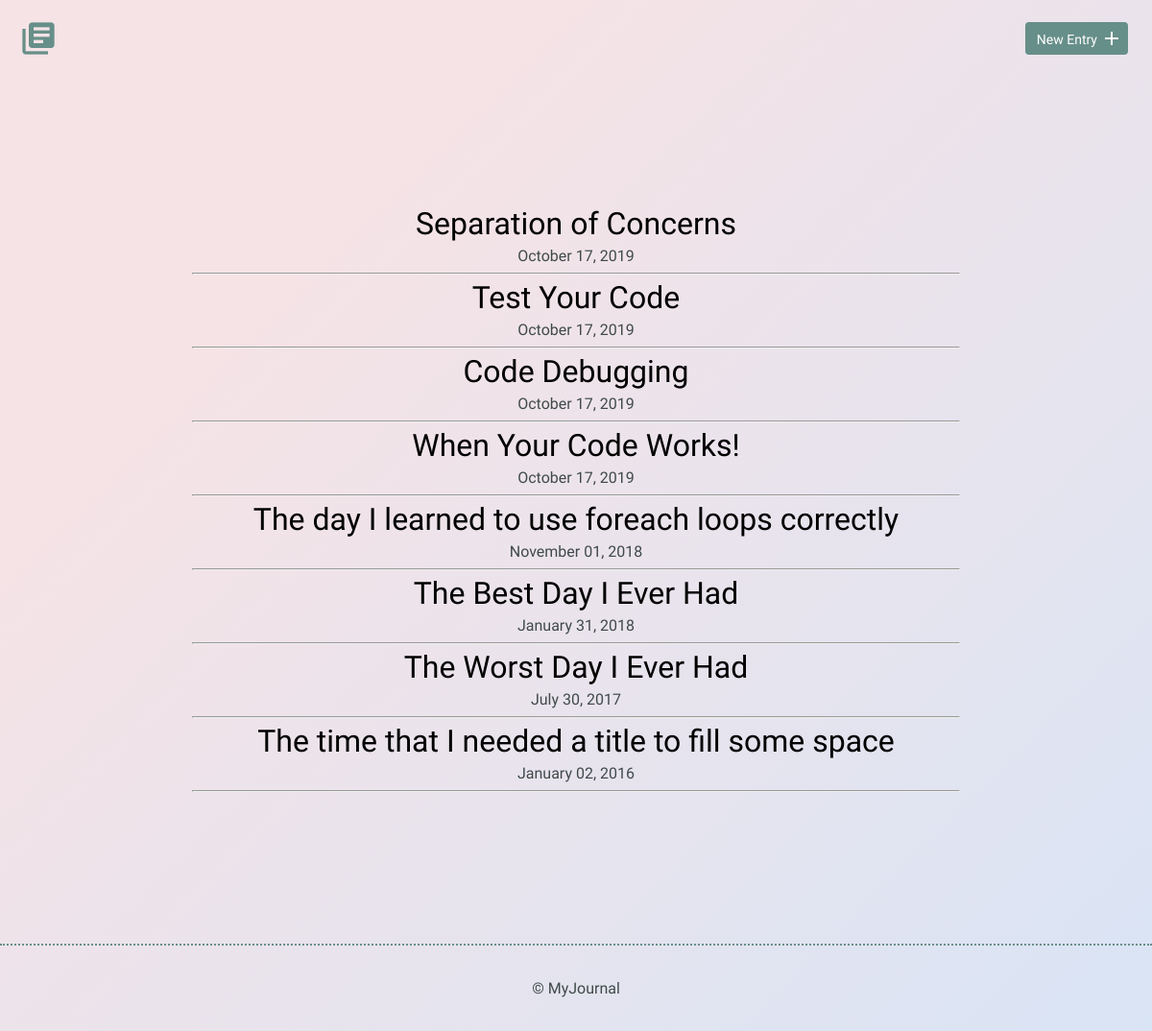
Before: / with the older database file.
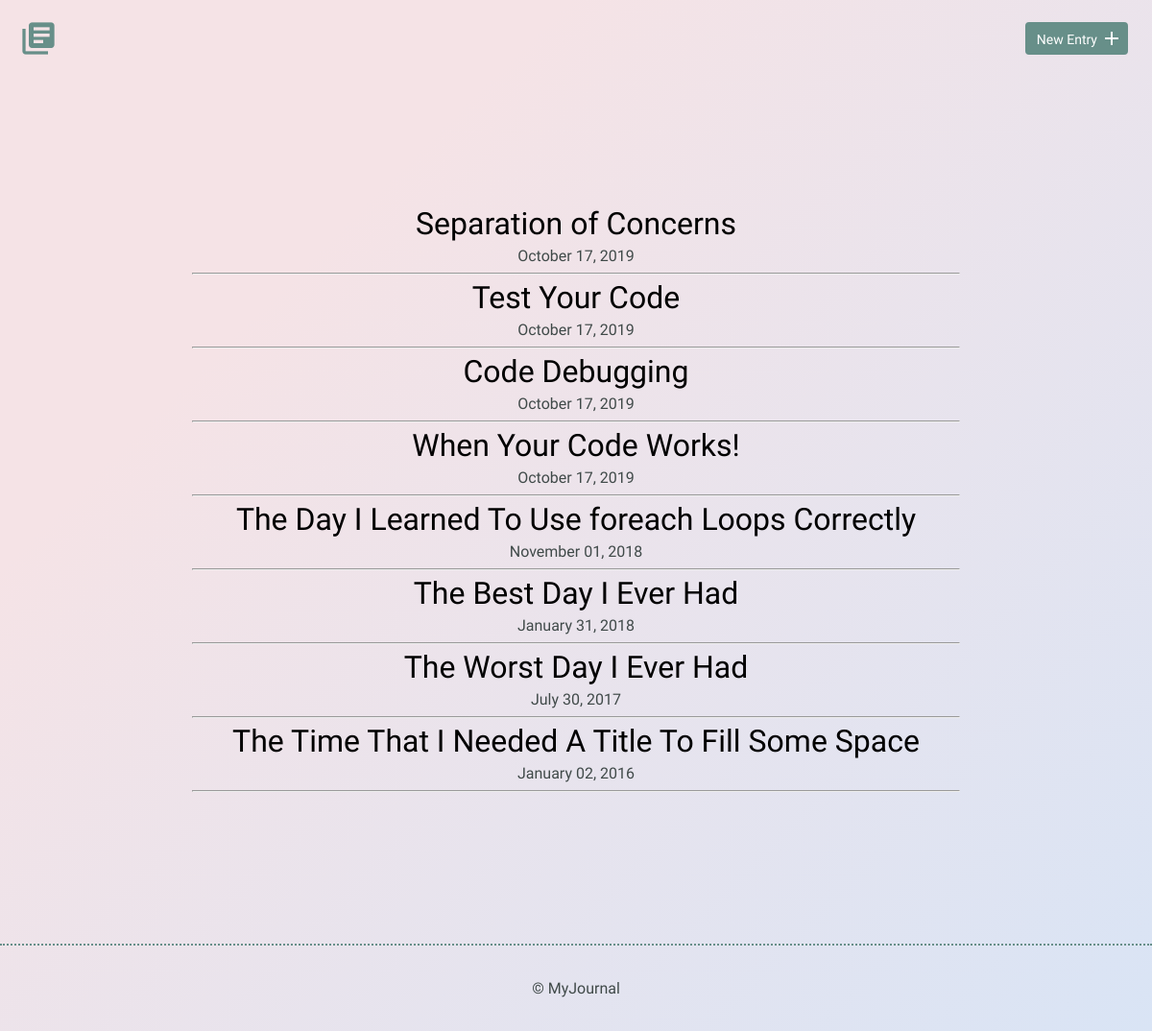
After: the same page with the newer database file.
### tables this page shows
CREATE TABLE "entries" (
	`id`	INTEGER,
	`title`	TEXT,
	`date`	TEXT,
	`time_spent`	INTEGER,
	`learned`	BLOB,
	`resources`	BLOB,
	PRIMARY KEY(`id`)
);

### inc/functions.php (the view, shortened to what this page needs)
<?php
function get_journal_entries() {
	include 'inc/dbconnection.php';
	try {
		$results = $db->query("SELECT * FROM entries ORDER BY date DESC");
	} catch (Exception $e) {
		echo $e->getMessage();
		return array();
	}
	return $results->fetchAll(PDO::FETCH_ASSOC);
}
function print_journal_entries() {
	foreach (get_journal_entries() as $entry) {
		$date_conversion = explode("-", $entry['date']);
		$month = '';
		$day = $date_conversion[2];
		$year = $date_conversion[0];
		switch ($date_conversion[1]) {
			case '1':
			$month = 'January';
			break;
				case '7':
				$month = 'July';
				break;
				case '10':
				$month = 'October';
				break;
				case '11':
				$month = 'November';
				break;
		}
		echo "<h2><a href='detail.php?id=";
		echo $entry['id'] . " '> ";
		echo $entry['title'];
		echo "</a></h2>";
		echo "<time>";
		echo $month . ' ' . $day . ', ' . $year;
		echo "</time>";
		echo "<hr>";
	}
}

### inc/head.php (shortened to what this page needs)
<!DOCTYPE html>
<html>
<head>
	<link rel="stylesheet" href="css/normalize.css">
	<link rel="stylesheet" href="css/site.css">
</head>

### index.php (shortened to what this page needs)
<?php
	include 'inc/head.php';
  include 'inc/functions.php';
?>
  <body>
        <header>
            <div class="container">
                <div class="site-header">
                    <a class="logo" href="index.php"><i class="material-icons">library_books</i></a>
                    <a class="button icon-right" href="new.php"><span>New Entry</span> <i class="material-icons">add</i></a>
                </div>
            </div>
        </header>
        <section>
            <div class="container">
							<div class="entry-list">
                    <article>
											<?php
												print_journal_entries();
											?>
                    </article>
                </div>
            </div>
        </section>
<?php include 'inc/footer.php';?>

### inc/footer.php
<footer>
            <div>
                &copy; MyJournal
            </div>
        </footer>
    </body>
</html>

### css/site.css (style rules this page uses)
body { background-color: #d9e4f5; background-image: linear-gradient(315deg, #d9e4f5 0%, #f5e3e6 74%); font-size: 16px; color: #404a49; font-family: 'Cousine', serif; font-weight: 400; }
.container { margin: 0 auto; padding: 0 25px; }
header .site-header { margin: 0 auto; height: 95px; }
header .logo i { color: #678f89; margin: 20px 0 0 -5px; float: left; font-size: 40px; }
header .button { float: right; margin: 33px 0 0 0; }
footer { text-align: center; padding: 35px 0; border-top: 2px dotted #678f89; }
.button { padding: 8px 10px 6px 10px; background: #678f89; border: 2px solid #678f89; border-radius: 4px; text-decoration: none; color: #FFF; position: relative; text-align: center; font-size: 14px; }
.button.icon-right { padding-right: 30px; top: -10px; }
.button.icon-right i { position: absolute; top: 3px; right: 3px; }
h1, h2, h3 { margin: 0; font-weight: 400; line-height: 1em; color: #000; }
h2 { font-size: 32px; }
h2 a { text-decoration: none; color: #000; }
.entry-list, .edit-entry, .new-entry { max-width: 800px; margin: 0 auto; padding: 70px 0 150px 0; }
.entry-list article { margin-bottom: 70px; text-align: center; }
.entry-list article:last-child { margin-bottom: 0; }
.entry-list article h2 { margin-bottom: 8px; }

Changed rows visible on the page:
changed entries "November": title "The day I learned to use foreach loops correctly" → "The Day I Learned To Use foreach Loops Correctly"
changed entries: title "The time that I needed a title to fill some space" → "The Time That I Needed A Title To Fill Some Space"
